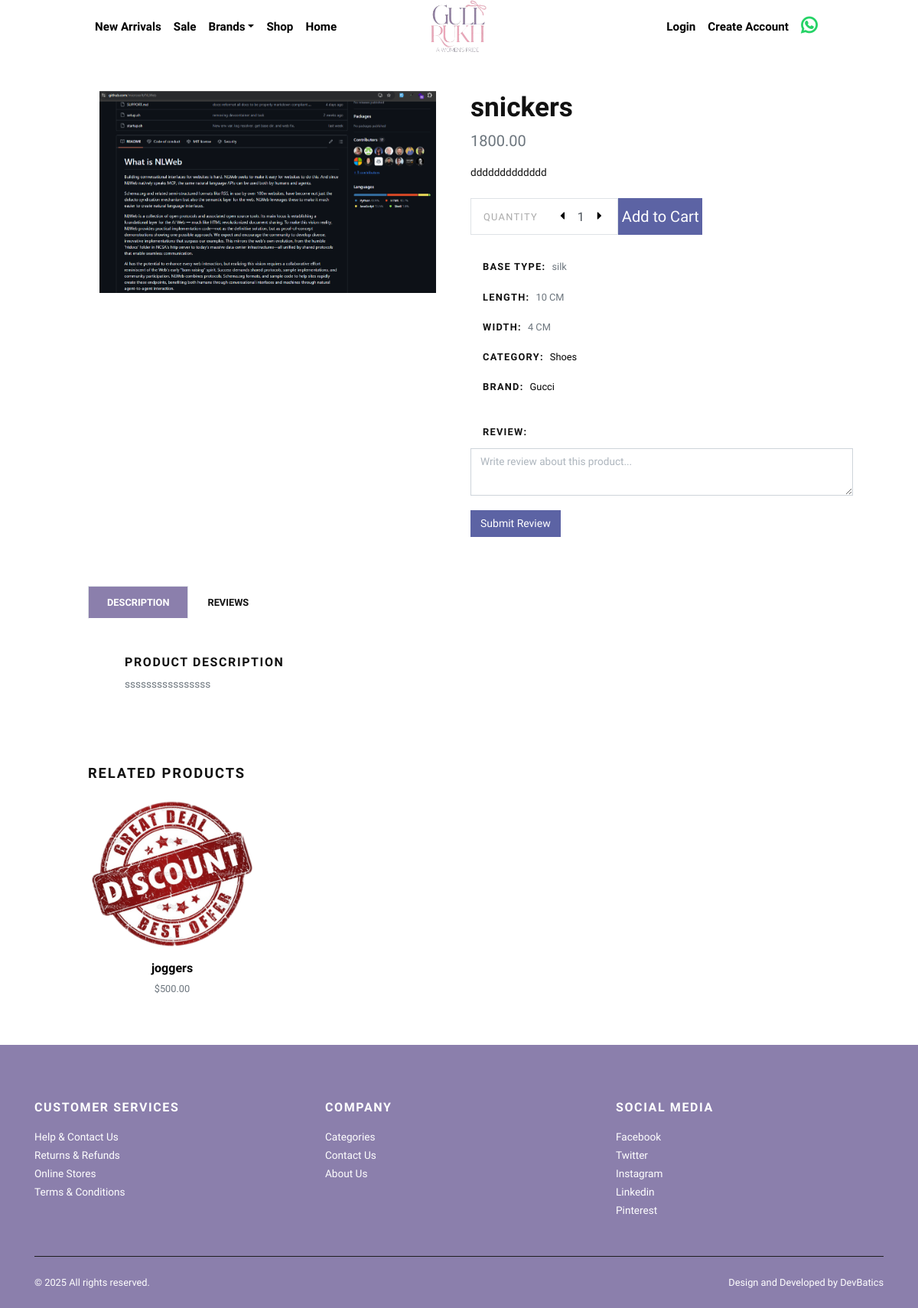
The page /product_detail/2/ on the database its author committed.
### store/models.py (models this page shows, shortened)
class Product(models.Model):
    category = models.ForeignKey(Category, verbose_name="Product Categoy", on_delete=models.CASCADE)
    basetype = models.ForeignKey(BaseType, verbose_name="Base Type", on_delete=models.CASCADE,default=False)
    title = models.CharField(max_length=150, verbose_name="Product Title")
    quantity = models.CharField(max_length=255,default=False)
    length = models.CharField(max_length=255,default=False)
    width = models.CharField(max_length=255,default=False)
    short_description = models.TextField(verbose_name="Short Description")
    detail_description = models.TextField(blank=True, null=True, verbose_name="Detail Description")
    product_image = models.ImageField(upload_to='product', blank=True, null=True, verbose_name="Product Image")
    price = models.DecimalField(max_digits=8, decimal_places=2)
    is_active = models.BooleanField(verbose_name="Is Active?")
    is_featured = models.BooleanField(verbose_name="Is Featured?")
    new_arrival = models.BooleanField(default=False)
    sale = models.BooleanField(default=False)
    created_at = models.DateTimeField(auto_now_add=True, verbose_name="Created Date")
    class Meta:
        verbose_name_plural = 'Products'
        ordering = ('-created_at', )

class BaseType(models.Model):
    type_name = models.CharField(max_length=150)
    Date = models.DateTimeField()

class Category(models.Model):
    brand = models.ForeignKey(Brand, verbose_name="Categoy Brand", on_delete=models.CASCADE, default=False)
    title = models.CharField(max_length=50, verbose_name="Category Title")
    slug = models.SlugField(max_length=55, verbose_name="Category Slug")
    description = models.TextField(blank=True, verbose_name="Category Description")
    category_image = models.ImageField(upload_to='category', blank=True, null=True, verbose_name="Category Image")
    is_active = models.BooleanField(verbose_name="Is Active?")
    is_featured = models.BooleanField(verbose_name="Is Featured?")
    created_at = models.DateTimeField(auto_now_add=True, verbose_name="Created Date")
    class Meta:
        verbose_name_plural = 'Categories'
        ordering = ('-created_at', )
    def __str__(self):
        return self.title

class Brand(models.Model):
    name = models.CharField(max_length=150)
    brand_image = models.ImageField(upload_to='brand', blank=True, null=True)
    Date = models.DateTimeField()

### store/views.py (the view)
# urls.py: path('product_detail/<str:id>/', views.product_detail, name="product_detail"),
def product_detail(request, id):
    product = get_object_or_404(Product, id=id)
    related_products = Product.objects.exclude(id=product.id).filter(is_active=True, category=product.category)
    context = {
        'product': product,
        'related_products': related_products,
    }
    return render(request, 'store/detail.html', context)

### store/context_preprocessors.py (called while the page is built)
def store_menu(request):
    categories = Category.objects.filter(is_active=True)
    brands = Brand.objects.all()
    context = {
        'categories_menu': categories,
        'brands':brands,
    }
    return context

def cart_menu(request):
    if request.user.is_authenticated:
        cart_items= Cart.objects.filter(user=request.user)
        context = {
            'cart_items': cart_items,
        }
    else:
        context = {}
    return context

### templates/store/detail.html (shortened to what this page needs)
{% extends 'base.html' %}
{% load static %}
    {% block content %}
      <section class="py-5">
        <div class="container col-md-10">
          <div class="row mb-5">
            <div class="col-lg-6">
              <div class="row m-sm-0">
                <div class="col-sm-12 order-1 order-sm-2">
                  <div class="owl-carousel product-slider" data-slider-id="1">
                    {% if product.product_image %}
                      <a class="d-block" href="{{product.product_image.url}}" data-lightbox="product" title="{{product.title}}"><img class="img-fluid" src="{{product.product_image.url}}" alt="{{product.title}}"></a>
                      {% else %}
                      <a class="d-block" href="{% static 'img/product-detail-1.jpg' %}" data-lightbox="product" title="{{product.title}}"><img class="img-fluid" src="{% static 'img/product-detail-1.jpg' %}" alt="{{product.title}}"></a>
                    {% endif %}
                  </div>
                </div>
              </div>
            </div>
            <div class="col-lg-6">
              <h1>{{product.title}}</h1>
              <p class="text-muted lead">{{product.price}}</p>
              <p class="text-small mb-4">{{product.short_description}}</p>
              <div class="row align-items-stretch mb-4">
                <div class="col-sm-5 pr-sm-0">
                  <div class="border d-flex align-items-center justify-content-between py-1 px-3 bg-white border-white"><span class="small text-uppercase text-gray mr-4 no-select">Quantity</span>
                    <div class="quantity">
                      <button class="dec-btn p-0"><i class="fas fa-caret-left"></i></button>
                      <input name="quantity" class="form-control border-0 shadow-0 p-0" type="text" value="1">
                      <button class="inc-btn p-0"><i class="fas fa-caret-right"></i></button>
                    </div>
                  </div>
                </div>
                <div class="col-sm-3 pl-sm-0">
                  <form action="{% url 'store:add-to-cart' %}">
                    <button type="submit" class="btn btn-dark btn-lg btn-block h-100 d-flex align-items-center justify-content-center px-0">Add to Cart</button>
                  </form>
                </div>
              </div>
              <ul class="list-unstyled small d-inline-block">
                <li class="px-3 py-2 mb-1 bg-white"><strong class="text-uppercase">Base Type:</strong><span class="ml-2 text-muted">{{product.basetype.type_name}}</span></li>
                <li class="px-3 py-2 mb-1 bg-white"><strong class="text-uppercase">Length:</strong><span class="ml-2 text-muted">{{product.length}} CM</span></li>
                <li class="px-3 py-2 mb-1 bg-white"><strong class="text-uppercase">Width:</strong><span class="ml-2 text-muted">{{product.width}} CM</span></li>
                <li class="px-3 py-2 mb-1 bg-white text-muted"><strong class="text-uppercase text-dark">Category:</strong><a class="reset-anchor ml-2" href="{% url 'store:category-products' product.category.id %}">{{product.category}}</a></li>
                <li class="px-3 py-2 mb-1 bg-white text-muted"><strong class="text-uppercase text-dark">Brand:</strong><a class="reset-anchor ml-2" href="#">{{product.category.brand.name}}</a></li><br>
                <li class="px-3 py-2 mb-1 bg-white text-muted"><strong class="text-uppercase text-dark">Review:</strong></li>
                <form method="post" action="{% url 'store:addReview' %}">
                <li>
                  <textarea type="text" id="detail" name="detail"
                            class="form-control"  placeholder="Write review about this product..."
                            style="width: 500px;"></textarea>
              </li><br>
              <li>
                <button type="submit" class="btn btn-dark btn-sm text-end">Submit Review</button>
              </li>
              </form>
              </ul>
            </div>
          </div>
          <ul class="nav nav-tabs border-0" id="myTab" role="tablist">
            <li class="nav-item"><a class="nav-link active" id="description-tab" data-toggle="tab" href="#description" role="tab" aria-controls="description" aria-selected="true">Description</a></li>
            <li class="nav-item"><a class="nav-link" id="reviews-tab" data-toggle="tab" href="#reviews" role="tab" aria-controls="reviews" aria-selected="false">Reviews</a></li>
          </ul>
          <div class="tab-content mb-5" id="myTabContent">
            <div class="tab-pane fade show active" id="description" role="tabpanel" aria-labelledby="description-tab">
              <div class="p-4 p-lg-5 bg-white">
                <h6 class="text-uppercase">Product description </h6>
                <p class="text-muted text-small mb-0">{{product.detail_description}}</p>
              </div>
            </div>
          </div>
          <h2 class="h5 text-uppercase mb-4">Related products</h2>
          <div class="row">
            {% if related_products %}
              {% for rp in related_products %}
                <div class="col-lg-3 col-sm-6">
                  <div class="product text-center skel-loader">
                    <div class="d-block mb-3 position-relative">
                      <a class="d-block" href="{% url 'store:product_detail' rp.id %}">
                        {% if rp.product_image %}
                          <img class="img-fluid w-100" src="{{rp.product_image.url}}" alt="{{rp.title}}">
                        {% else %}
                        <img class="img-fluid w-100" src="{% static 'img/product-1.jpg' %}" alt="{{rp.title}}">
                        {% endif %}
                      </a>
                    </div>
                    <h6> <a class="reset-anchor" href="{% url 'store:product_detail' rp.id %}">{{rp.title}}</a></h6>
                    <p class="small text-muted">${{rp.price}}</p>
                  </div>
                </div>
              {% endfor %}
            {% endif %}
          </div>
        </div>
      </section>
      {% endblock content %}

### static/css/style.default.css (style rules this page uses)
.text-small { font-size: 0.85rem !important; }
.text-gray { color: #aaa !important; }
strong { font-weight: 700; }
.product img { -webkit-filter: grayscale(40%); filter: grayscale(40%); transition: all 0.3s; }
.quantity { display: -ms-flexbox; display: flex; -ms-flex-align: center; align-items: center; font-family: inherit; }
.quantity input { width: 2rem; text-align: center; }
.quantity button { background: none; border: none; width: 1rem; outline: none; }
.text-uppercase { text-transform: uppercase; letter-spacing: 0.1em; }
.border { border: 1px solid #dee2e6 !important; }
.shadow-0 { box-shadow: none !important; }
.reset-anchor { color: inherit; transition: all 0.3s; color: #000; }
.no-select { cursor: default; -webkit-user-select: none; -moz-user-select: none; -ms-user-select: none; user-select: none; }
.btn { font-weight: 400; border: 1px solid transparent; font-family: inherit; padding: 0.375rem 1.5rem; font-size: 1rem; line-height: 1.5; border-radius: 0; transition: color 0.15s ease-in-out, background-color 0.15s ease-in-out, border-color 0.15s ease-in-out, box-shadow 0.15s ease-in-out; }
.btn-dark { color: #fff; background-color: #5c63a4; border-color: #5c63a4; }
.btn-lg { padding: 0.5rem 1rem; font-size: 1.25rem; line-height: 1.5; border-radius: 0; }
.btn-sm { padding: 0.375rem 0.75rem; font-size: 0.875rem; line-height: 1.5; border-radius: 0; }
body { font-family: "Libre Franklin", sans-serif; font-size: 1rem; font-weight: 400; line-height: 1.5; color: #111111; background-color: #fff; }
a { color: #dcb14a; text-decoration: none; }
h1, h2, h3, h4, h5, h6, .h1, .h2, .h3, .h4, .h5, .h6 { margin-bottom: 0.5rem; font-family: inherit; font-weight: 900; line-height: 1.2; color: inherit; }
h1, .h1 { font-size: 2.2rem; }
h2, .h2 { font-size: 1.9rem; }
h5, .h5 { font-size: 1.15rem; }
h6, .h6 { font-size: 1rem; }
.lead { font-size: 1.25rem; font-weight: 300; }
small, .small { font-size: 80%; font-weight: 400; }
.text-dark { color: #111111 !important; }
.form-control { padding: 0.375rem 0.75rem; font-size: 1rem; line-height: 1.5; color: #495057; background-color: #fff; border: 1px solid #ced4da; border-radius: 0; transition: border-color 0.15s ease-in-out, box-shadow 0.15s ease-in-out; }
.form-control::placeholder { color: #adb5bd; font-size: 0.85rem; font-weight: 400; }
.nav-link { padding: 0.5rem 1rem; }
.nav-tabs .nav-item { margin-bottom: -1px; }
.nav-tabs .nav-link { border: 1px solid transparent; font-family: inherit; color: #111111; text-transform: uppercase; font-size: 0.8rem; transition: all 0.3s; font-weight: 700; padding: 0.7rem 1.5rem; background: #fff; border-top-left-radius: 0; border-top-right-radius: 0; }
.nav-tabs .nav-link.active, .nav-tabs .nav-link:hover, .nav-tabs .nav-item.show .nav-link { background: #8b7fac; background-color: #8b7fac; color: white; }

### rows shown on the page
Product: product_image (picture), title "snickers", price "1800.00", short_description "ddddddddddddd", basetype.type_name "silk", length "10", width "4", category "Shoes", category.brand.name "Gucci", detail_description "ssssssssssssssss"
Product: product_image (picture), title "joggers", price "500.00"
